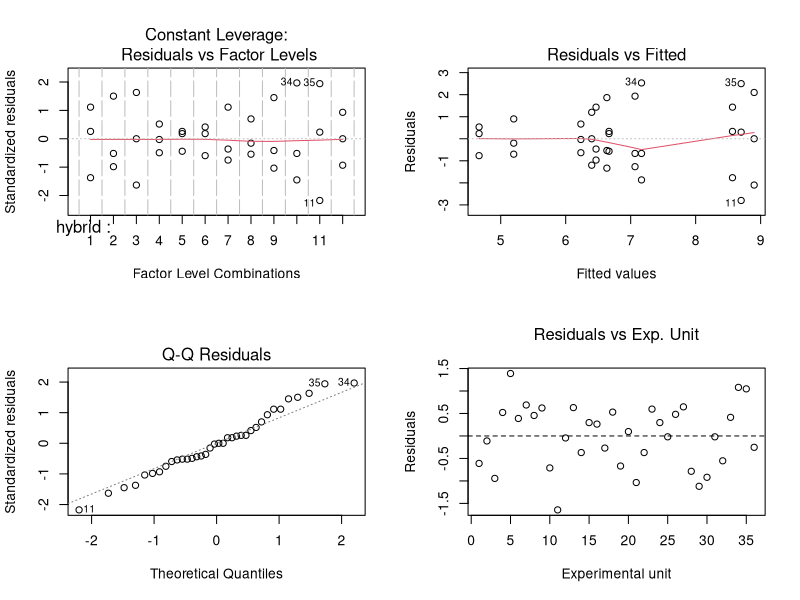

This figure's R source:
## ---- chunk 1
knitr::opts_chunk$set(echo = TRUE)
## ---- chunk 2
table <- '
|   Source  |    SS   | DF |   MS   |   F   | P |
|:---------:|:-------:|:--:|:------:|:-----:|:-:|
| Treatment | 1010.56 |  4 |    -   | 29.84 | - |
|   Block   |    -    |  - | 64.765 |   -   | - |
|   Error   |  169.33 | 20 |    -   |       |   |
|   Total   | 1503.71 |  - |        |       |   |
'
cat(table)
## ---- chunk 3
pf(q = 29.84, df1 = 4, df2 = 20, lower.tail = F)  # for treatment
## ---- chunk 4
pf(q = 7.64956, df1 = 5, df2 = 20, lower.tail = F)  # for block
## ---- chunk 5
table <- '
|   Source  |    SS   | DF |   MS   |   F   |       P      |
|:---------:|:-------:|:--:|:------:|:-----:|:------------:|
| Treatment | 1010.56 |  4 | 252.64 | 29.84 | 3.544848e-08 |
|   Block   | 323.82  |  5 | 64.765 |7.64956| 0.0003688504 |
|   Error   | 169.33  | 20 | 8.4665 |       |              |
|   Total   | 1503.71 | 29 |        |       |              |
'
cat(table)
## ---- chunk 6
df <- data.frame(
  hybrid = 1:12,
  b1 = c(6.8, 5.8, 6.8, 5.6, 6.9, 3.9, 6, 4.5, 6.1, 5.3, 5.9, 5.2),
  b2 = c(8.9, 6.4, 8.9, 6.2, 6.1, 4.9, 5.5, 5, 5.3, 6.5, 9, 6.4),
  b3 = c(10, 9, 11, 6.9, 7, 5.2, 7.9, 6.1, 8.5, 9.7, 11.2, 7.6)
)
df_long <- reshape(df, direction = 'long', idvar = 'hybrid', varying = c('b1', 'b2', 'b3'), 
                   timevar = 'block', v.names = 'protein')
rownames(df_long) <- 1:nrow(df_long)
df_long$hybrid <- as.factor(df_long$hybrid)
df_long$block <- as.factor(df_long$block)
tibble::glimpse(df_long)
## ---- chunk 7
fit <- aov(protein ~ hybrid, data = df_long)
summary(fit)
## ---- chunk 8
fit_block <- aov(protein ~ hybrid + block, data = df_long)
summary(fit_block)
## ---- chunk 9
par(mfrow = c(2, 2))
plot(fit, which = 5)
plot(fit, which = 1)
plot(fit, which = 2)
plot(residuals(fit_block) ~ rownames(df_long), main = 'Residuals vs Exp. Unit', 
     font.main = 1, data = df_long, xlab = 'Experimental unit', ylab = 'Residuals')
abline(h = 0, lty = 2)
## ---- chunk 10

## ---- chunk 11
shapiro.test(fit_block$residuals)
## ---- chunk 12

## ---- chunk 13

